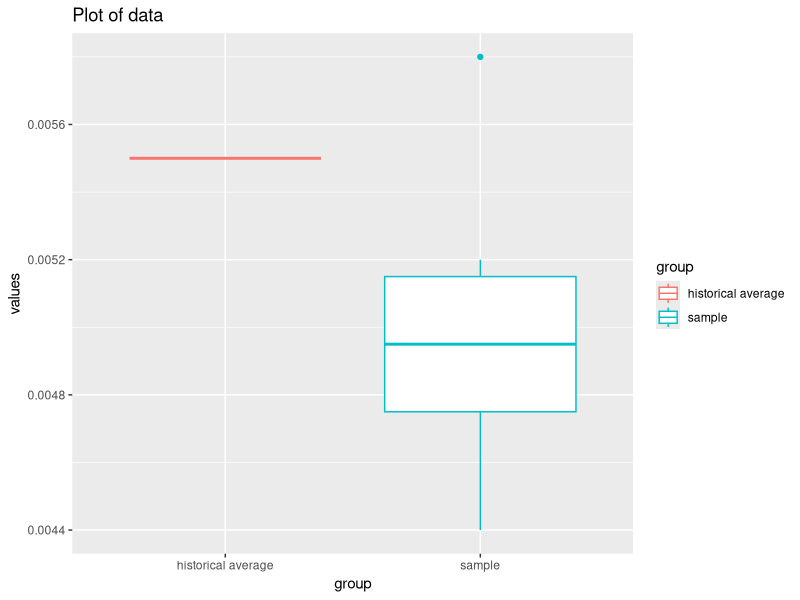
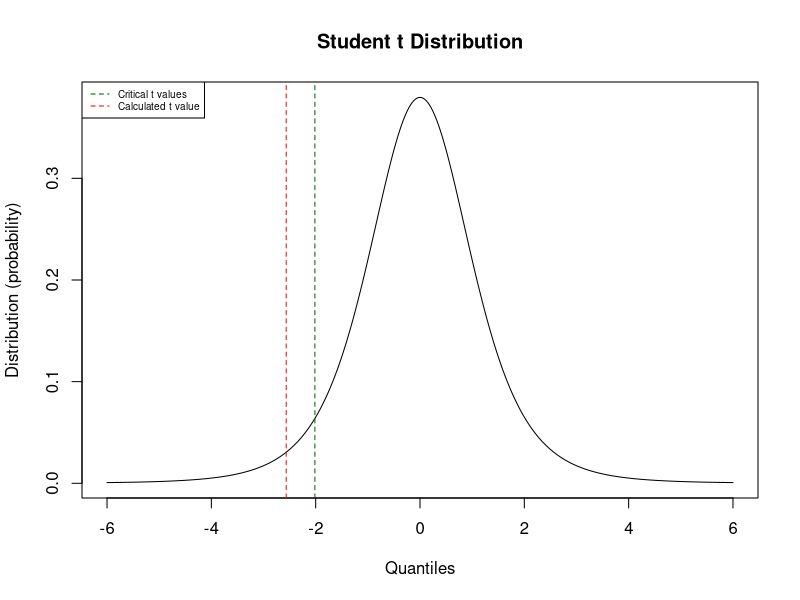
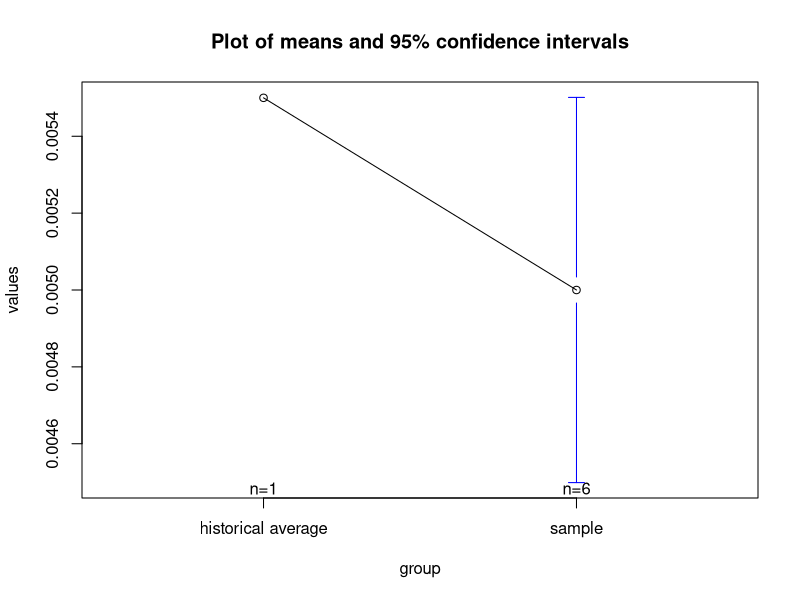

These charts were generated, in order, by the following R code:
## ---- chunk 1
knitr::opts_chunk$set(echo = TRUE)
## ---- chunk 2
library(tidyverse)
## ---- chunk 3
dat_wear <- c(0.0058, 0.0049, 0.0052, 0.0044, 0.0050, 0.0047)
## ---- chunk 4
histavg <- 0.0055
df_wear <- data.frame(values = c(dat_wear, histavg), 
                      group = c(rep('sample', length(dat_wear)), 'historical average'))

ggplot(df_wear, aes(x = group, y = values, color = group)) + 
  geom_boxplot() +
  ggtitle('Plot of data')

## ---- chunk 5
hypalpha <- 0.05
degf <- length(dat_wear) - 1
tcrit <- round(qt(p = hypalpha, df = degf), 3)
cat(paste('Critical value of t =', tcrit, 'with degrees of freedom =', degf))
## ---- chunk 6
tcalc_out <- t.test(dat_wear, mu = histavg, alternative = "less") 
tcalc <- tcalc_out$statistic
tcalc_out
## ---- chunk 7
if (tcalc < tcrit){
  cat("t calculated is greater than abs(t critical) therefore REJECT H0")
} else {
  cat("t calculated is less than abs(t critical) therefore FAIL TO REJECT H0")
}
## ---- chunk 8
# create a plot showing the outcome
xq <- seq(-6, 6, by = 0.01)  # the 'quantiles' (x values)
xp <- dt(x = xq, df = degf)  # the distribution (y values)

plot(x = xq, y = xp, type = 'l', 
     xlab = 'Quantiles', ylab = 'Distribution (probability)')
title(main = 'Student t Distribution')

# plots the critical t value based on degrees of freedom (df = sample size - 1)
abline(v = tcalc, lty = 2, col = 'red')

# plots the calculate t value
abline(v = tcrit, lty = 2, col = 'darkgreen')

# add a legend
legend("topleft", legend=c("Critical t values", "Calculated t value"),
       col=c("darkgreen", "red"), lty = 2, cex=0.6)
## ---- chunk 9
library(gplots)
# Plot the mean of teeth length by dose groups
plotmeans(values ~ group, p = 0.95, data = df_wear, main = "Plot of means and 95% confidence intervals")
